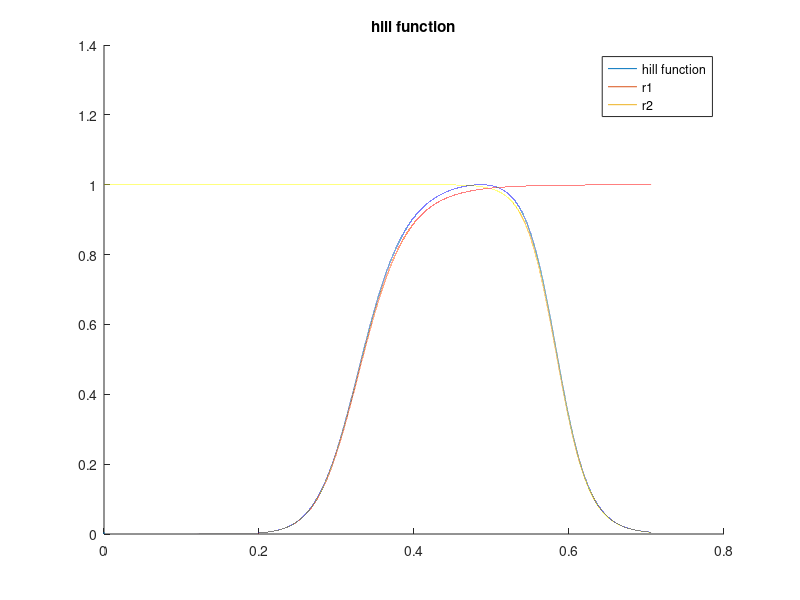

Reproduce this figure in MATLAB. (Note: this script raises an error after producing the figure.)

% quadrature spacing 
debug = false; 
if debug 
    dt = 5e-5; 
else 
    dt = 5e-6; 
end 

MMHG_TO_CGS = 1333.22368;




historical_3 = true;
if historical_3
    
    HR = 85;
    
    cycle_duration = 60/HR
    
    % VTI version 
    % SV = 71.70;
    
    LVEDV = 121.7 
    LVESV = 56.9

    SV = LVEDV - LVESV

    % use clinical value 
    Q_goal_ml_per_cycle = SV; 

    ventricular_volume_initial = LVESV;
    
    start_time_in_cycle = 0.1;
    
    % scales the waveform to these values 
    p_systolic_scaling = 105;
    p_diastolic_scaling = 65;
    
    basename_suffix = '_hist_3';
    
else    
    % basic case  
    cycle_duration = 0.8;
    Q_goal_L_per_min = 5.6; 
    ejection_fraction_goal = 0.70;
    
    Q_goal_ml_per_s = Q_goal_L_per_min * 1e3 / 60; 
    Q_goal_ml_per_cycle = Q_goal_ml_per_s * cycle_duration; 


    end_diastolic_volume = Q_goal_ml_per_cycle / ejection_fraction_goal
    ventricular_volume_initial = end_diastolic_volume - Q_goal_ml_per_cycle
    
    % permutes values to start at this time 
    % time arrays still start at zero  
    start_time_in_cycle = 0.15;
    
    basename_suffix = '';
end 
    
base_name = strcat('fourier_coeffs', basename_suffix);




% Poiseuille flow estimate on vessel 
L = 7; % cm 
radius = 1.25; % cm 
mu = 0.04; 
resistance_vessel = 1 / (8 * mu * L / (pi * radius^4))

% resistance mmHg 
resistance_lvot_mmHg = 0.0043; 
resistance_lvot = MMHG_TO_CGS * resistance_lvot_mmHg 

% estimate R ao via flow field differences at approximate peak 
% quite coarse but should not matter 
delta_p_av_mmHg = 7; 
q_av_est = 450; % ml/s
delta_p_av_dynescm2 = delta_p_av_mmHg * MMHG_TO_CGS; 

r_av = delta_p_av_dynescm2 / q_av_est


two_hill = true; 
if two_hill
    % hill function parameters 
    % brown AMBE 2023 
%     tau_1 = 0.0725 * 2 * cycle_duration 
%     tau_2 = 0.4503 * cycle_duration
% 
%     m1 = 2.7463
%     m2 = 21.5683

    if historical_3
        t_shift =  5.266689438543291e-10;
        tau_1 =  0.3330977307939297;
        tau_2 =  0.5849325396265926;
        m1 =  11.417917549790278;
        m2 =  28.21808826585498;
    else 
        t_shift =  0.4080694895094201
        tau_1 =  0.7999999995665112
        tau_2 =  0.37189471760890913
        m1 =  1.0916763390925226
        m2 =  18.491969573464523

    end 



%     g1 = @(t) (t > 0) .* (t./tau_1).^m1; 
%     g2 = @(t) (t > 0) .* (t./tau_2).^m2; 


    g1 = @(t) (t./tau_1).^m1; 
    g2 = @(t) (t./tau_2).^m2; 
    
    r1 = @(t) g1(t) ./ (1 + g1(t)); 
    r2 = @(t) 1 ./ (1 + g2(t)); 
    two_hill_product = @(t) (g1(t) ./ (1 + g1(t))) .* (1 ./ (1 + g2(t))); 

    % broken 
    % two_hill_product_maximum_opt = -fminbnd(@(t) -two_hill_product(t), 0, cycle_duration); 

    % hack opt 
    times_hill = 0:dt:cycle_duration; % linspace(0,cycle_duration,cycle_duration/dt); 
    two_hill_product_maximum = max(two_hill_product(times_hill)); 

    % times_hill = linspace(0,cycle_duration,cycle_duration/dt); 
    
    k_coeff_two_hill = 1 / two_hill_product_maximum; 

    t_shift_hill = t_shift;
    
    % no periodicity handled here 
    % two_hill_function = @(t) k_coeff_two_hill * two_hill_product(t - t_shift_hill); 

    two_hill_function = @(t) k_coeff_two_hill * two_hill_product(mod(t - t_shift_hill,cycle_duration)); 
    
    % two_hill_function = @(t) two_hill_product(t); 

    figure; 
%     plot(times_hill, two_hill_product(times_hill)); 
    hold on    
    plot(times_hill, two_hill_function(times_hill)); 
    
%     plot(times_hill, g1(times_hill))
%     plot(times_hill, max(g1(times_hill), zeros(size(times_hill))) )
%     plot(times_hill, g1(times_hill)/max(abs(g1(times_hill))))
%     plot(times_hill, g2(times_hill)/max(abs(g2(times_hill))))

    plot(times_hill, r1(times_hill))
    plot(times_hill, r2(times_hill))

    % plot(times_hill, two_hill_function_periodic(times_hill)); 
    
    legend('hill function', 'r1', 'r2')
    
    
    title('hill function')
    
end 




table = readtable('pressure_curve_data/Physiologic_Mechanisms_Aortic_Insufficiency_Yellin/PhysiologicMechanismsinAorticInsufficiency_lv_la_ao.csv'); 

times_pressures = table.x; 
pressures_lv_raw = table.pressure_lv; 
pressures_aorta_raw = table.pressure_aorta; 
pressures_la_raw = table.pressure_la; 

pressure_raw_plot = false; 
if pressure_raw_plot
    figure; 
    plot(times_pressures, pressures_lv_raw)
    hold on 
    plot(times_pressures, pressures_la_raw)
    plot(times_pressures, pressures_aorta_raw)
end 

% normalize to cardiac cycle 
% start at zero 
times_pressures_adjusted = times_pressures(:) - times_pressures(1); 

% normalize times to desired cardiac cycle duration, both endpoints are included here 
times_pressures_adjusted = times_pressures_adjusted * cycle_duration / times_pressures_adjusted(end); 


bump_radius = 0.01; % 0.025; 
n_fourier_coeffs = 600; 
plots = false; 
t_mesh_one_cycle = 0:dt:cycle_duration; 
t = 0:dt:cycle_duration; 
% t = 0:dt:(cycle_duration*2); 


[a_0_pressure_lv, a_n_pressure_lv, b_n_pressure_lv, Series_pressure_lv, ~, ~, Series_pressure_lv_derivative] = ... 
    series_and_smooth([times_pressures_adjusted, pressures_lv_raw], dt, bump_radius, n_fourier_coeffs, plots, start_time_in_cycle); 

vals_series_pressure_lv = Series_pressure_lv(t); 
vals_series_pressure_lv_derivative = Series_pressure_lv_derivative(t); 

check_derivatives = false; 
if check_derivatives
    
    fd_derivatives = (Series_pressure_lv(t + dt) - Series_pressure_lv(t - dt)) / (2*dt); 
    
    figure; 
    plot(t, vals_series_pressure_lv_derivative)    
    hold on 
    plot(t, fd_derivatives)
    
    legend('series', 'finite diff derivative')
    
end 

% no time shift here, two hill includes the time shift from optimizer
[a_0_activation_two_hill, a_n_activation_two_hill, b_n_activation_two_hill, Series_activation_two_hill] = ... 
    series_and_smooth([t', two_hill_function(t)'], dt, bump_radius, n_fourier_coeffs, plots); 

vals_series_activation_two_hill = Series_activation_two_hill(t);

figure; 
plot(t, vals_series_activation_two_hill)
hold on 
plot(t', two_hill_function(t)', 'k--')
legend('series', 'inputs')

title('two hill act from series in lv exp data process')

suffix = '_lv_activation_two_hill'
file_name = strcat(base_name, suffix, '.txt'); 
output_series_coeffs_to_txt(a_0_activation_two_hill, a_n_activation_two_hill, b_n_activation_two_hill, n_fourier_coeffs, cycle_duration, file_name); 



% activation pressure proportional to ventricular pressure 
p_lv_activation_threshold = 20; 
activation_data_unscaled = (pressures_lv_raw > p_lv_activation_threshold) .* pressures_lv_raw;
activation_data = activation_data_unscaled / max(activation_data_unscaled);

[a_0_activation, a_n_activation, b_n_activation, Series_activation] = ... 
    series_and_smooth([times_pressures_adjusted, activation_data], dt, bump_radius, n_fourier_coeffs, plots, start_time_in_cycle); 

vals_series_activation = Series_activation(t);


suffix = '_lv_activation'
file_name = strcat(base_name, suffix, '.txt'); 
output_series_coeffs_to_txt(a_0_activation, a_n_activation, b_n_activation, n_fourier_coeffs, cycle_duration, file_name); 

[a_0_pressure_aorta, a_n_pressure_aorta, b_n_pressure_aorta, Series_pressure_aorta, ~, ~, Series_pressure_aorta_derivative] = ...
    series_and_smooth([times_pressures_adjusted, pressures_aorta_raw], dt, bump_radius, n_fourier_coeffs, plots, start_time_in_cycle); 

vals_series_pressure_aorta = Series_pressure_aorta(t); 
vals_series_pressure_aorta_derivative = Series_pressure_aorta_derivative(t); 

if exist('p_systolic_scaling', 'var') && exist('p_diastolic_scaling', 'var') 
    
    p_sys_orig = max(vals_series_pressure_aorta)
    p_dia_orig = min(vals_series_pressure_aorta)
    
    pulse_pressure_orig = p_sys_orig - p_dia_orig
    
    pulse_pressure_goal = p_systolic_scaling - p_diastolic_scaling
    
    pressure_scaling_ao = pulse_pressure_goal / pulse_pressure_orig
    
    pressure_shift_mean = pressure_scaling_ao * p_dia_orig - p_diastolic_scaling;
    
    a_0_pressure_aorta_adjust = pressure_scaling_ao * a_0_pressure_aorta - pressure_shift_mean; 
    a_n_pressure_aorta_adjust = pressure_scaling_ao * a_n_pressure_aorta;
    b_n_pressure_aorta_adjust = pressure_scaling_ao * b_n_pressure_aorta;
        
    aorta_series_no_array = @(t) a_0_pressure_aorta_adjust + sum(a_n_pressure_aorta_adjust .* cos((2*pi/cycle_duration) * (1:n_fourier_coeffs) .* t)' + ...  
                                 b_n_pressure_aorta_adjust .* sin((2*pi/cycle_duration) * (1:n_fourier_coeffs) .* t)' );   

    Series_pressure_aorta_adjust = @(t) arrayfun(aorta_series_no_array, t); 
    
    vals_series_pressure_aorta_adjust = Series_pressure_aorta_adjust(t);

    p_sys_adjust = max(vals_series_pressure_aorta_adjust)
    p_dia_adjust = min(vals_series_pressure_aorta_adjust)
    
    pulse_pressure_adjust = p_sys_adjust - p_dia_adjust
    
    % scale by multiple of aortic systolic pressure 
    pressure_scaling_lv = p_sys_adjust / p_sys_orig
    
    a_0_pressure_lv_adjust = pressure_scaling_lv * a_0_pressure_lv; 
    a_n_pressure_lv_adjust = pressure_scaling_lv * a_n_pressure_lv;
    b_n_pressure_lv_adjust = pressure_scaling_lv * b_n_pressure_lv;
        
    lv_series_no_array = @(t) a_0_pressure_lv_adjust + sum(a_n_pressure_lv_adjust .* cos((2*pi/cycle_duration) * (1:n_fourier_coeffs) .* t)' + ...  
                                 b_n_pressure_lv_adjust .* sin((2*pi/cycle_duration) * (1:n_fourier_coeffs) .* t)' );   

    Series_pressure_lv_adjust = @(t) arrayfun(lv_series_no_array, t); 
    
    vals_series_pressure_lv_adjust = Series_pressure_lv_adjust(t);
    
    figure; 
    plot(t, vals_series_pressure_aorta)
    hold on 
    plot(t, vals_series_pressure_aorta_adjust)
    plot(t, vals_series_pressure_lv)
    plot(t, vals_series_pressure_lv_adjust)
        
    p_lv_max = max(vals_series_pressure_lv)
    p_lv_min = min(vals_series_pressure_lv)
    p_lv_max_adjust = max(vals_series_pressure_lv_adjust)
    p_lv_min_adjust = min(vals_series_pressure_lv_adjust)

    % just reset the arrays 
    a_0_pressure_aorta = a_0_pressure_aorta_adjust;
    a_n_pressure_aorta = a_n_pressure_aorta_adjust;
    b_n_pressure_aorta = b_n_pressure_aorta_adjust;
    Series_pressure_aorta = Series_pressure_aorta_adjust;
    
    a_0_pressure_lv = a_0_pressure_lv_adjust;
    a_n_pressure_lv = a_n_pressure_lv_adjust;
    b_n_pressure_lv = b_n_pressure_lv_adjust;
    Series_pressure_lv = Series_pressure_lv_adjust;
    
    vals_series_pressure_aorta = vals_series_pressure_aorta_adjust;
    vals_series_pressure_lv = vals_series_pressure_lv_adjust;


end 



table_q_mitral = readtable('pressure_curve_data/Physiologic_Mechanisms_Aortic_Insufficiency_Yellin/PhysiologicMechanismsinAorticInsufficiency_fig1_q_mitral.csv'); 
times_q_mitral = table_q_mitral.x; 
q_mitral_raw = table_q_mitral.q_mitral; 

times_q_mitral_adjusted = times_q_mitral - times_q_mitral(1);
times_q_mitral_adjusted = times_q_mitral_adjusted * cycle_duration / times_q_mitral_adjusted(end);

[a_0_q_mitral, a_n_q_mitral, b_n_q_mitral, Series_q_mitral, ~, ~, Series_q_mitral_derivative] = ...
    series_and_smooth([times_q_mitral_adjusted, q_mitral_raw], dt, bump_radius, n_fourier_coeffs, plots, start_time_in_cycle); 


vals_series_q_mitral = Series_q_mitral(t);
vals_series_q_mitral_derivative = Series_q_mitral_derivative(t);

table_q_aorta = readtable('pressure_curve_data/Physiologic_Mechanisms_Aortic_Insufficiency_Yellin/PhysiologicMechanismsinAorticInsufficiency_fig1_q_aorta.csv'); 
times_q_aorta = table_q_aorta.x; 
q_aorta_raw = table_q_aorta.q_aorta; 

times_q_aorta_adjusted = times_q_aorta - times_q_aorta(1);
times_q_aorta_adjusted = times_q_aorta_adjusted * cycle_duration / times_q_aorta_adjusted(end);

[a_0_q_aorta, a_n_q_aorta, b_n_q_aorta, Series_q_aorta, ~, ~, Series_q_aorta_derivative] = ...
    series_and_smooth([times_q_aorta_adjusted, q_aorta_raw], dt, bump_radius, n_fourier_coeffs, plots, start_time_in_cycle); 

vals_series_q_aorta = Series_q_aorta(t);
vals_series_q_aorta_derivative = Series_q_aorta_derivative(t);


% normalize flow rate integrals 
% to be equal and to desired target
q_mitral_cumulative = dt * trapz(vals_series_q_mitral)
q_aorta_cumulative = dt * trapz(vals_series_q_aorta)

scaling_q_mitral = Q_goal_ml_per_cycle / q_mitral_cumulative;
scaling_q_aorta = Q_goal_ml_per_cycle / q_aorta_cumulative;

Series_q_mitral_scaled = @(t) scaling_q_mitral * Series_q_mitral(t);
Series_q_mitral_derivative_scaled = @(t) scaling_q_mitral * Series_q_mitral_derivative(t);

Series_q_aorta_scaled = @(t) scaling_q_aorta * Series_q_aorta(t);
Series_q_aorta_derivative_scaled = @(t) scaling_q_aorta * Series_q_aorta_derivative(t);

% re-compute tables with scaled series 
vals_series_q_mitral_scaled = Series_q_mitral_scaled(t);
vals_series_q_mitral_derivative_scaled = Series_q_mitral_derivative_scaled(t);

vals_series_q_aorta_scaled = Series_q_aorta_scaled(t);
vals_series_q_aorta_derivative_scaled = Series_q_aorta_derivative_scaled(t);

q_mitral_cumulative_scaled = dt * trapz(vals_series_q_mitral_scaled)
q_aorta_cumulative_scaled = dt * trapz(vals_series_q_aorta_scaled)



suffix = '_Q_mi'
file_name = strcat(base_name, suffix, '.txt'); 
output_series_coeffs_to_txt(scaling_q_mitral * a_0_q_mitral, scaling_q_mitral * a_n_q_mitral, scaling_q_mitral * b_n_q_mitral, n_fourier_coeffs, cycle_duration, file_name); 



% cgs units for pressure
Series_pressure_lv_cgs = @(t) MMHG_TO_CGS * Series_pressure_lv(t);
Series_pressure_lv_derivative_cgs = @(t) MMHG_TO_CGS * Series_pressure_lv_derivative(t);
vals_series_pressure_lv_cgs = Series_pressure_lv_cgs(t); 
vals_series_pressure_lv_derivative_cgs = Series_pressure_lv_derivative_cgs(t); 

Series_pressure_aorta_cgs = @(t) MMHG_TO_CGS * Series_pressure_aorta(t);
Series_pressure_aorta_derivative_cgs = @(t) MMHG_TO_CGS * Series_pressure_aorta_derivative(t);
vals_series_pressure_aorta_cgs = Series_pressure_aorta_cgs(t); 
vals_series_pressure_aorta_derivative_cgs = Series_pressure_aorta_derivative_cgs(t); 


vals_ventricular_volume = zeros(size(vals_series_q_aorta)); 
vals_ventricular_volume_deriv = zeros(size(vals_series_q_aorta)); 
vals_ventricular_volume(1) = ventricular_volume_initial;

for j=2:length(vals_ventricular_volume)
    vals_ventricular_volume(j) = vals_ventricular_volume(j-1) + dt * (vals_series_q_mitral_scaled(j) - vals_series_q_aorta_scaled(j)); 
end 

for j=1:length(vals_ventricular_volume)
    vals_ventricular_volume_deriv(j) = vals_series_q_mitral_scaled(j) - vals_series_q_aorta_scaled(j); 
end 

series_plots = true; 

if series_plots
    figure; 
    subplot(4,1,1)
    plot(t, vals_series_pressure_lv)
    hold on 
    plot(t, vals_series_pressure_aorta)

    subplot(4,1,2)
    hold on 
    plot(t, vals_series_q_mitral_scaled)
    plot(t, vals_series_q_aorta_scaled)

    subplot(4,1,3)
    plot(t, vals_ventricular_volume)

    subplot(4,1,4);
    plot(t, vals_series_activation);

    %     figure; 
    %     plot(t, vals_series_pressure_lv_derivative)
    %     hold on 
    %     plot(t, vals_series_pressure_aorta_derivative)
    %     plot(t, vals_series_q_mitral_derivative_scaled)
    %     plot(t, vals_series_q_aorta_derivative_scaled)
    %     plot(t, vals_ventricular_volume_deriv)
    %     title('derivatives')
    %     legend('p lv derivative', 'p aorta derivative', 'q mi derivative', 'q_ao_derivative', 'lv derivative')
end 


run_matlab_zerod = false; 
if run_matlab_zerod
    % run the lpn 
    dt_lpn = 1e-4; 
    n_cycles = 1; 
    t_final = cycle_duration * n_cycles;
    P_ao_initial = 94*MMHG_TO_CGS;
    R_proximal = 83.6698220729; 
    C =  0.00167055364456;
    R_distal = 1287.64596307;

    v_initial = ventricular_volume_initial;


    KERCKHOFFS = true; 

    if KERCKHOFFS 
        Vrd = 26.1; % ml 
        Vrs = 18; % ml

        % parameters from KERCKHOFFS AMBE 2006 
        % lv 
        % note that min compliance is actually the larger value under confusing naming convention 
        C_min_ml_over_kPa = 11.0; 
        C_max_ml_over_kPa = 0.946; 

        % E_min_kPa = 1/C_min_ml_over_kPa; 
        % E_max_kPa = 1/C_max_ml_over_kPa; 

        ML_OVER_KPA_TO_ML_OVER_DYNEPERCM2 = 1e-4; 

        C_min_scaling = 5; 
        C_max_scaling = 5; 

        C_min_ml_over_dynespercm2 = C_min_scaling * C_min_ml_over_kPa * ML_OVER_KPA_TO_ML_OVER_DYNEPERCM2; 
        C_max_ml_over_dynespercm2 = C_max_scaling * C_max_ml_over_kPa * ML_OVER_KPA_TO_ML_OVER_DYNEPERCM2; 

        Emax = 1/C_max_ml_over_dynespercm2
        Emin = 1/C_min_ml_over_dynespercm2

        Emin_mmHg_over_ml = Emin / MMHG_TO_CGS 
        Emax_mmHg_over_ml = Emax / MMHG_TO_CGS

    else 
        error('not implemented');
    end 



    R_av_closed = 100000;
    steepness_av = 0.00001; 


    [times_lpn, P_lv, Q_ao, P_ao, V_lv, R_tanh] = solve_lv_ao_lpn(dt_lpn, t_final, v_initial, Vrd, Vrs, Emax, Emin, ...
                                         Series_q_mitral_scaled, Series_activation, ...
                                         P_ao_initial, R_proximal, C, R_distal, r_av, R_av_closed, steepness_av);
 


    figure;
    subplot(6,1,1)
    plot(t, vals_series_pressure_lv)
    hold on 
    plot(t, vals_series_pressure_aorta)
    plot(times_lpn, P_lv/MMHG_TO_CGS); 
    plot(times_lpn, P_ao/MMHG_TO_CGS);
    xlim([0 max(times_lpn)])

    legend('lv exp', 'ao exp', 'lv lpn', 'ao lpn');


    subplot(6,1,2)
    hold on 
    plot(t, vals_series_q_mitral_scaled)
    plot(t, vals_series_q_aorta_scaled)
    plot(times_lpn, Q_ao)
    xlim([0 max(times_lpn)])
    legend('q mi exp', 'q ao exp', 'q ao lpn')


    subplot(6,1,3)
    plot(times_hill, two_hill_function(times_hill)); 


    subplot(6,1,4)
    plot(t, vals_ventricular_volume)
    hold on 
    plot(times_lpn, V_lv)
    xlim([0 max(times_lpn)])
    legend('V integrated', 'V lpn')

    subplot(6,1,5);
    plot(t, vals_series_activation_two_hill);
    hold on 
    plot(t, vals_series_activation);
    xlim([0 max(times_lpn)])
    legend('two hill', 'act from p lv')
    title('act')

    subplot(6,1,6)
    plot(times_lpn, R_tanh)
    xlim([0 max(times_lpn)])
    title('r valve')
    
    figure; 
    hold on 
    plot(V_lv, P_lv/MMHG_TO_CGS)
    xlabel('V ml')
    ylabel('P LV mmHg')

end


p_ao_mean_mmHg = mean(vals_series_pressure_aorta)
p_ao_mean_cgs  = mean(vals_series_pressure_aorta_cgs)





output_to_sv0d = true; 
if output_to_sv0d
    % output 
    format long 

    f = fopen("array_values.json", "w");
    
    % 
    fprintf(f,'"Vc:ventricle": %.14f,\n', vals_ventricular_volume(1));
    fprintf(f,'\n');
    
    % times
    print_var_string(f,t,'Q',vals_series_q_mitral_scaled);
    print_var_string(f,t,'t',t);
    fprintf(f,'\n');
    
   
    % 
    fprintf(f, '        "y": {\n');
    print_var_string(f,t,'flow:ventricle:valve1', vals_series_q_aorta_scaled)
    print_var_string(f,t,'pressure:ventricle:valve1', vals_series_pressure_lv_cgs)
    print_var_string(f,t,'flow:vessel:OUTLET', vals_series_q_aorta_scaled)
    print_var_string(f,t,'pressure:vessel:OUTLET', vals_series_pressure_aorta_cgs)
    print_var_string(f,t,'Vc:ventricle', vals_ventricular_volume);

    fprintf(f, '    },\n');

    plot_pressure_checks = true; 
    if plot_pressure_checks
        figure; 
        hold on; 
        plot(t, vals_series_pressure_lv)
        plot(t, vals_series_pressure_lv_cgs/MMHG_TO_CGS)

        plot(t, vals_series_pressure_aorta)
        plot(t, vals_series_pressure_aorta_cgs/MMHG_TO_CGS)

        legend('lv mmHg', 'lv converted', 'ao mmHg', 'ao converted')

    end 


%     fprintf(f, '    "dy": {\n');
%     print_var_string(f,t,'flow:ventricle:valve1', vals_series_q_aorta_derivative_scaled)
%     print_var_string(f,t,'pressure:ventricle:valve1', vals_series_pressure_lv_derivative_cgs)
%     print_var_string(f,t,'flow:vessel:OUTLET', vals_series_q_aorta_derivative_scaled)
%     print_var_string(f,t,'pressure:vessel:OUTLET', vals_series_pressure_aorta_derivative_cgs)
%     print_var_string(f,t,'Vc:ventricle', vals_ventricular_volume_deriv);
%     fprintf(f, '    },\n');

end 

function print_var_string(f,t,name,vals)

    fprintf(f, '        "%s": [\n', name);
    fprintf(f, '            ');
    for j = 1:length(t)
        fprintf(f, '%.14f', vals(j));
        if j < length(t)
            fprintf(f, ', ');
        end 
    end 
    fprintf(f, '\n');
    fprintf(f, '        ],\n');

end 
